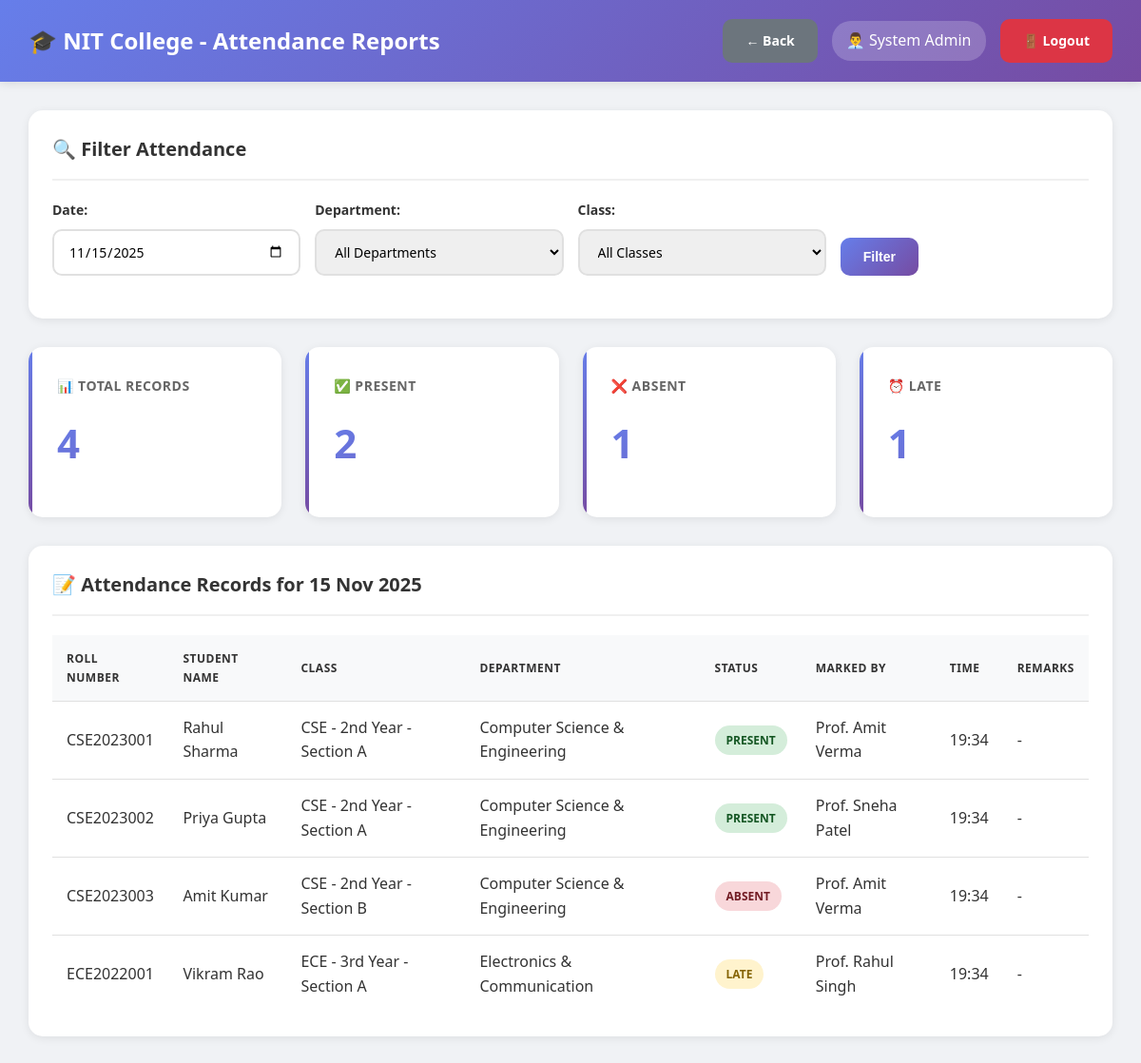
The page /admin/view_attendance_reports.php (signed in) on the database its author committed.
### tables this page shows
CREATE TABLE users (
    id INT AUTO_INCREMENT PRIMARY KEY,
    username VARCHAR(50) UNIQUE NOT NULL,
    password VARCHAR(255) NOT NULL,
    full_name VARCHAR(100) NOT NULL,
    email VARCHAR(100) UNIQUE NOT NULL,
    phone VARCHAR(15),
    role ENUM('admin', 'hod', 'teacher') NOT NULL,
    department_id INT DEFAULT NULL,
    is_active TINYINT(1) DEFAULT 1,
    created_at TIMESTAMP DEFAULT CURRENT_TIMESTAMP,
    FOREIGN KEY (department_id) REFERENCES departments(id) ON DELETE SET NULL
);

CREATE TABLE student_attendance (
    id INT AUTO_INCREMENT PRIMARY KEY,
    student_id INT NOT NULL,
    class_id INT NOT NULL,
    attendance_date DATE NOT NULL,
    status ENUM('present', 'absent', 'late') NOT NULL,
    marked_by INT NOT NULL,
    remarks TEXT,
    marked_at TIMESTAMP DEFAULT CURRENT_TIMESTAMP,
    FOREIGN KEY (student_id) REFERENCES students(id) ON DELETE CASCADE,
    FOREIGN KEY (class_id) REFERENCES classes(id) ON DELETE CASCADE,
    FOREIGN KEY (marked_by) REFERENCES users(id) ON DELETE CASCADE,
    UNIQUE KEY unique_attendance (student_id, class_id, attendance_date)
);

CREATE TABLE students (
    id INT AUTO_INCREMENT PRIMARY KEY,
    roll_number VARCHAR(50) UNIQUE NOT NULL,
    full_name VARCHAR(100) NOT NULL,
    email VARCHAR(100) UNIQUE NOT NULL,
    phone VARCHAR(15),
    password VARCHAR(255) NOT NULL,
    department_id INT NOT NULL,
    class_id INT NOT NULL,
    year INT NOT NULL,
    semester INT NOT NULL,
    admission_year VARCHAR(10),
    is_active TINYINT(1) DEFAULT 1,
    created_at TIMESTAMP DEFAULT CURRENT_TIMESTAMP,
    FOREIGN KEY (department_id) REFERENCES departments(id) ON DELETE CASCADE,
    FOREIGN KEY (class_id) REFERENCES classes(id) ON DELETE CASCADE
);

CREATE TABLE classes (
    id INT AUTO_INCREMENT PRIMARY KEY,
    class_name VARCHAR(100) NOT NULL,
    department_id INT NOT NULL,
    year INT NOT NULL,
    section VARCHAR(10) NOT NULL,
    teacher_id INT NOT NULL,
    semester INT NOT NULL,
    academic_year VARCHAR(20) NOT NULL,
    created_at TIMESTAMP DEFAULT CURRENT_TIMESTAMP,
    FOREIGN KEY (department_id) REFERENCES departments(id) ON DELETE CASCADE,
    FOREIGN KEY (teacher_id) REFERENCES users(id) ON DELETE CASCADE
     
);

CREATE TABLE departments (
    id INT AUTO_INCREMENT PRIMARY KEY,
    dept_name VARCHAR(100) NOT NULL,
    dept_code VARCHAR(20) UNIQUE NOT NULL,
    hod_id INT DEFAULT NULL,
    created_at TIMESTAMP DEFAULT CURRENT_TIMESTAMP
);

### db.php (called while the page is built, shortened)
<?php
$conn = new mysqli(DB_HOST, DB_USER, DB_PASS, DB_NAME);
$conn->set_charset("utf8mb4");
$conn->query("SET time_zone = '+05:30'");
function isLoggedIn() {
    return isset($_SESSION['user_id']) && isset($_SESSION['role']);
}
function getCurrentUser() {
    global $conn;
    $user_id = $_SESSION['user_id'];
    $role = $_SESSION['role'];
    if ($role === 'student') {
        $query = "SELECT * FROM students WHERE id = ?";
    } elseif ($role === 'parent') {
        $query = "SELECT * FROM parents WHERE id = ?";
    } else {
        $query = "SELECT * FROM users WHERE id = ?";
    }
    $stmt = $conn->prepare($query);
    $stmt->bind_param("i", $user_id);
    $stmt->execute();
    $result = $stmt->get_result();
    return $result->fetch_assoc();
}
?>

### admin/view_attendance_reports.php (the view, shortened to what this page needs)
<?php
require_once '../db.php';
$user = getCurrentUser();
$filter_date = isset($_GET['date']) ? $_GET['date'] : date('Y-m-d');
$where_clauses = ["sa.attendance_date = '$filter_date'"];
$where_sql = implode(' AND ', $where_clauses);
$attendance_query = "SELECT sa.*, s.roll_number, s.full_name as student_name,
                     c.class_name, d.dept_name, u.full_name as teacher_name
                     FROM student_attendance sa
                     JOIN students s ON sa.student_id = s.id
                     JOIN classes c ON sa.class_id = c.id
                     JOIN departments d ON c.department_id = d.id
                     JOIN users u ON sa.marked_by = u.id
                     WHERE $where_sql
                     ORDER BY c.class_name, s.roll_number";
$attendance_records = $conn->query($attendance_query);
$stats_query = "SELECT
                COUNT(*) as total,
                SUM(CASE WHEN status = 'present' THEN 1 ELSE 0 END) as present,
                SUM(CASE WHEN status = 'absent' THEN 1 ELSE 0 END) as absent,
                SUM(CASE WHEN status = 'late' THEN 1 ELSE 0 END) as late
                FROM student_attendance sa
                JOIN classes c ON sa.class_id = c.id
                JOIN departments d ON c.department_id = d.id
                WHERE $where_sql";
$stats_result = $conn->query($stats_query);
$stats = $stats_result->fetch_assoc();
?>
<!DOCTYPE html>
<html lang="en">
<head>
    <link rel="stylesheet" href="../assets/style.css">
</head>
<body class="dashboard-container">
    <nav class="navbar">
        <div>
            <h1>🎓 NIT College - Attendance Reports</h1>
        </div>
        <div class="user-info">
            <a href="index.php" class="btn btn-secondary">← Back</a>
            <span>👨‍💼 <?php echo htmlspecialchars($user['full_name']); ?></span>
            <a href="../logout.php" class="btn btn-danger">🚪 Logout</a>
        </div>
    </nav>
    <div class="main-content">
        <div class="table-container" style="margin-bottom: 30px;">
            <h3>🔍 Filter Attendance</h3>
            <form method="GET" style="display: grid; grid-template-columns: repeat(auto-fit, minmax(200px, 1fr)); gap: 15px;">
                <div class="form-group">
                    <label>Date:</label>
                    <input type="date" name="date" value="<?php echo $filter_date; ?>">
                </div>
                <div class="form-group">
                    <label>Department:</label>
                    <select name="department">
                        <option value="">All Departments</option>
                    </select>
                </div>
                <div class="form-group">
                    <label>Class:</label>
                    <select name="class">
                        <option value="">All Classes</option>
                    </select>
                </div>
                <div class="form-group" style="display: flex; align-items: flex-end;">
                    <button type="submit" class="btn btn-primary">Filter</button>
                </div>
            </form>
        </div>
        <div class="stats-grid" style="margin-bottom: 30px;">
            <div class="stat-card">
                <h3>📊 Total Records</h3>
                <div class="stat-value"><?php echo $stats['total']; ?></div>
            </div>
            <div class="stat-card">
                <h3>✅ Present</h3>
                <div class="stat-value" style="color: #28a745;"><?php echo $stats['present']; ?></div>
            </div>
            <div class="stat-card">
                <h3>❌ Absent</h3>
                <div class="stat-value" style="color: #dc3545;"><?php echo $stats['absent']; ?></div>
            </div>
            <div class="stat-card">
                <h3>⏰ Late</h3>
                <div class="stat-value" style="color: #ffc107;"><?php echo $stats['late']; ?></div>
            </div>
        </div>
        <div class="table-container">
            <h3>📝 Attendance Records for <?php echo date('d M Y', strtotime($filter_date)); ?></h3>
            <?php if ($attendance_records->num_rows > 0): ?>
                <table>
                    <thead>
                        <tr>
                            <th>Roll Number</th>
                            <th>Student Name</th>
                            <th>Class</th>
                            <th>Department</th>
                            <th>Status</th>
                            <th>Marked By</th>
                            <th>Time</th>
                            <th>Remarks</th>
                        </tr>
                    </thead>
                    <tbody>
                        <?php while ($record = $attendance_records->fetch_assoc()): ?>
                        <tr>
                            <td><?php echo htmlspecialchars($record['roll_number']); ?></td>
                            <td><?php echo htmlspecialchars($record['student_name']); ?></td>
                            <td><?php echo htmlspecialchars($record['class_name']); ?></td>
                            <td><?php echo htmlspecialchars($record['dept_name']); ?></td>
                            <td>
                                <?php
                                $status_class = '';
                                if ($record['status'] === 'present') $status_class = 'badge-success';
                                elseif ($record['status'] === 'absent') $status_class = 'badge-danger';
                                else $status_class = 'badge-warning';
                                ?>
                                <span class="badge <?php echo $status_class; ?>">
                                    <?php echo strtoupper($record['status']); ?>
                                </span>
                            </td>
                            <td><?php echo htmlspecialchars($record['teacher_name']); ?></td>
                            <td><?php echo date('H:i', strtotime($record['marked_at'])); ?></td>
                            <td><?php echo htmlspecialchars($record['remarks'] ?? '-'); ?></td>
                        </tr>
                        <?php endwhile; ?>
                    </tbody>
                </table>
            <?php else: ?>
                <div class="alert alert-info">No attendance records found for the selected filters.</div>
            <?php endif; ?>
        </div>
    </div>
</body>
</html>

### assets/style.css (style rules this page uses)
* { margin: 0; padding: 0; box-sizing: border-box; }
body { font-family: 'Segoe UI', Tahoma, Geneva, Verdana, sans-serif; background: #f0f2f5; color: #333; line-height: 1.6; }
.form-group { margin-bottom: 20px; }
.form-group label { display: block; margin-bottom: 8px; color: #333; font-weight: 600; font-size: 14px; }
.form-group input, .form-group select, .form-group textarea { width: 100%; padding: 12px 15px; border: 2px solid #e0e0e0; border-radius: 10px; font-size: 14px; transition: all 0.3s ease; font-family: inherit; }
.btn { padding: 12px 24px; border: none; border-radius: 10px; font-size: 14px; font-weight: 600; cursor: pointer; transition: all 0.3s ease; text-decoration: none; display: inline-block; text-align: center; }
.btn-primary { background: linear-gradient(135deg, #667eea 0%, #764ba2 100%); color: white; }
.btn-danger { background: #dc3545; color: white; }
.btn-secondary { background: #6c757d; color: white; }
.dashboard-container { background: #f0f2f5; min-height: 100vh; }
.navbar { background: linear-gradient(135deg, #667eea 0%, #764ba2 100%); color: white; padding: 20px 30px; display: flex; justify-content: space-between; align-items: center; box-shadow: 0 2px 10px rgba(0, 0, 0, 0.1); position: sticky; top: 0; z-index: 100; }
.navbar h1 { font-size: 24px; font-weight: 600; }
.navbar .user-info { display: flex; align-items: center; gap: 15px; }
.navbar .user-info span { background: rgba(255, 255, 255, 0.2); padding: 8px 15px; border-radius: 20px; }
.main-content { padding: 30px; max-width: 1400px; margin: 0 auto; }
.main-content h3 { margin-bottom: 20px; color: #333; font-size: 20px; }
.stats-grid { display: grid; grid-template-columns: repeat(auto-fit, minmax(250px, 1fr)); gap: 25px; margin-bottom: 30px; }
.stat-card { background: white; padding: 30px; border-radius: 15px; box-shadow: 0 2px 10px rgba(0, 0, 0, 0.08); transition: all 0.3s ease; position: relative; overflow: hidden; }
.stat-card::before { content: ''; position: absolute; top: 0; left: 0; width: 4px; height: 100%; background: linear-gradient(135deg, #667eea 0%, #764ba2 100%); }
.stat-card h3 { font-size: 14px; color: #666; margin-bottom: 15px; text-transform: uppercase; letter-spacing: 0.5px; }
.stat-card .stat-value { font-size: 42px; font-weight: bold; background: linear-gradient(135deg, #667eea 0%, #764ba2 100%); -webkit-background-clip: text; -webkit-text-fill-color: transparent; background-clip: text; margin-bottom: 15px; }
.table-container { background: white; border-radius: 15px; padding: 25px; box-shadow: 0 2px 10px rgba(0, 0, 0, 0.08); overflow-x: auto; margin-bottom: 30px; }
.table-container h3 { margin-bottom: 20px; color: #333; font-size: 20px; padding-bottom: 15px; border-bottom: 2px solid #f0f0f0; }
table { width: 100%; border-collapse: collapse; }
table thead { background: #f8f9fa; }
table th, table td { padding: 15px; text-align: left; border-bottom: 1px solid #e0e0e0; }
table th { font-weight: 600; color: #333; text-transform: uppercase; font-size: 12px; letter-spacing: 0.5px; }
table tr:last-child td { border-bottom: none; }
.badge { padding: 6px 12px; border-radius: 20px; font-size: 12px; font-weight: 600; display: inline-block; }
.badge-success { background: #d4edda; color: #155724; }
.badge-danger { background: #f8d7da; color: #721c24; }
.badge-warning { background: #fff3cd; color: #856404; }

### rows shown on the page
users: full_name "System Admin"
student_attendance: student.roll_number "CSE2023001", student.full_name "Rahul Sharma", class.class_name "CSE - 2nd Year - Section A", departments.dept_name "Computer Science & Engineering", status "PRESENT", marked_by.full_name "Prof. Amit Verma", marked_at "19:34", remarks "-"
student_attendance: student.roll_number "CSE2023002", student.full_name "Priya Gupta", class.class_name "CSE - 2nd Year - Section A", departments.dept_name "Computer Science & Engineering", status "PRESENT", marked_by.full_name "Prof. Sneha Patel", marked_at "19:34", remarks "-"
student_attendance: student.roll_number "CSE2023003", student.full_name "Amit Kumar", class.class_name "CSE - 2nd Year - Section B", departments.dept_name "Computer Science & Engineering", status "ABSENT", marked_by.full_name "Prof. Amit Verma", marked_at "19:34", remarks "-"
student_attendance: student.roll_number "ECE2022001", student.full_name "Vikram Rao", class.class_name "ECE - 3rd Year - Section A", departments.dept_name "Electronics & Communication", status "LATE", marked_by.full_name "Prof. Rahul Singh", marked_at "19:34", remarks "-"

### other values the page prints
$stats['total'] "4"
$stats['present'] "2"
$stats['absent'] "1"
$stats['late'] "1"
date('d M Y', strtotime($filter_date)) "15 Nov 2025"
